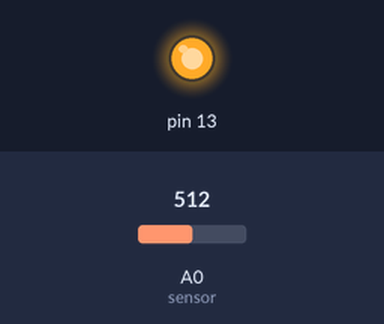
A sketch run on a simulated Arduino Uno, built with avr-gcc and run on an emulated ATmega328P. Parts: output pins drawn as LEDs (lit = HIGH). The inputs (shaded band) are chosen by the test bench; at power-on: A0 (sensor) = 512. What the sketch prints to the serial monitor is not drawn.

Above: at 0.31 s.
At 1.2 s:
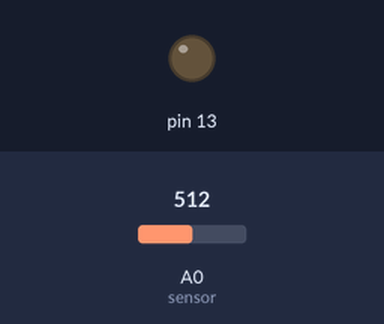
1.3 s: A0 (sensor) set to 716
At 2.7 s:
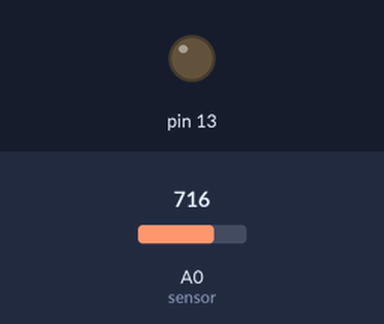
Timing chart, 0 to 4.3 s (numbered marks = the images above; inputs shaded):
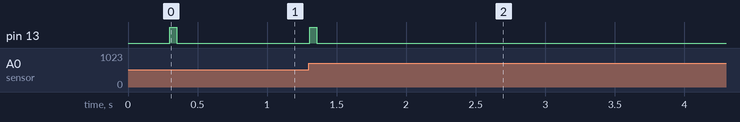

The sketch:

Heartbeat.ino
```cpp
/*
  Heartbeat (KY-039)

  It measures the number of heartbeats per minute and prints them in the serial monitor.
*/

float factor = 0.75; // Factor to filter
float max = 0.0;
int minBetweenHearbeats = 300; // Minimum time between heartbeats
float previousValue = 500;
int heartbeats = 0; // Count heartbeats per minute

void setup() {
  pinMode(13, OUTPUT);
  Serial.begin(9600);
  Serial.println("Starting Measurements");
}

void loop() {
  static unsigned long timeMeasurement = millis();
  static unsigned long timeBetweenHeartbeats = millis();

  int value = analogRead(A0); // Read analog value from sensor

  float valueFiltered = factor * previousValue + (1 - factor) * value; // Filtered value calculation
  float difference = valueFiltered - previousValue; // Difference from previous value
  previousValue = valueFiltered; // Update value

  // If difference exceeds the maximum or 300 mseg has gone by
  if((difference >= max) && (millis() > timeBetweenHeartbeats + minBetweenHearbeats)){
    max = difference; // Update max
    digitalWrite(13, HIGH);
    timeBetweenHeartbeats = millis(); // Update time that has gone between heartbeats
    heartbeats++; // Add heartbeat

  }else{
    digitalWrite(13, LOW);
  }

  max = max * 0.97; // Reduce by 3% the max to not lose values measured

  if(millis() >= timeMeasurement + 15000) { // If 15 seconds goes by
    Serial.print("Heartbeats per minutes: ");
    Serial.println(heartbeats * 4); // Multiply heartbeats by 4 (1 minute)
    heartbeats = 0;
    timeMeasurement = millis();
  }

  delay(50);
}
```

Measured:
- after the input at 1.3 s, pin 13: LOW → HIGH at once, → LOW 0.05 s later
